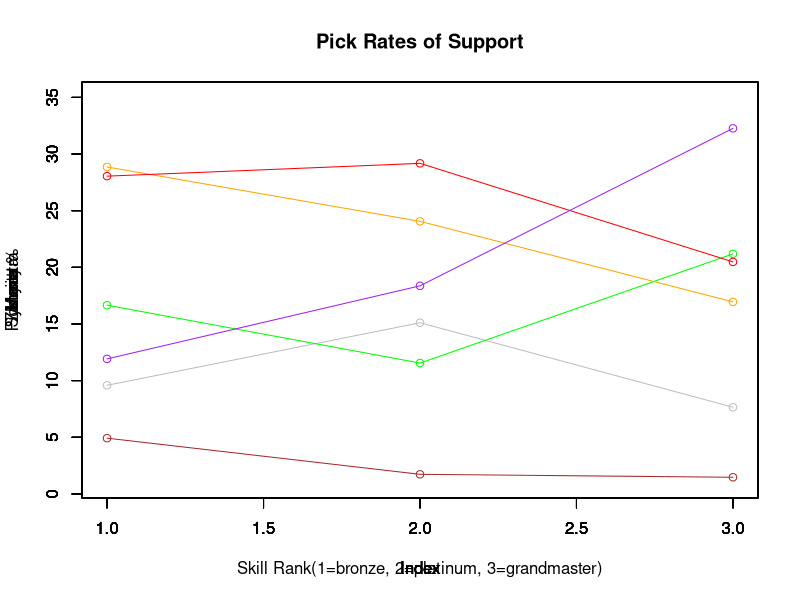

Write R code to recreate this figure.
Ana<-c(9.59,15.11, 7.65)
Lucio<-c(16.66,	11.55, 21.19)
Mercy<-c(28.86, 24.06, 16.95)
Moira<-c(28.05, 29.18, 20.48)
Symmetra<-c(4.92, 1.73, 1.47)
Zenyatta<-c(11.92, 18.37, 32.27)

plot(Ana, col="grey",ylim=c(1,35),xlab="Skill Rank(1=bronze, 2=platinum, 3=grandmaster)",ylab="Pick rate %",main="Pick Rates of Support" )
lines(Ana, type = "l", col ="grey")
par(new=TRUE)
plot(Lucio, col="green",ylim=c(1,35))
lines(Lucio, type = "l", col = "green")
par(new=TRUE)
plot(Mercy,col="orange",ylim=c(1,35))
lines(Mercy, type = "l", col = "orange")
par(new=TRUE)
plot(Moira,col="red",ylim=c(1,35))
lines(Moira, type = "l", col = "red")
par(new=TRUE)
plot(Symmetra,col="brown",ylim=c(1,35))
lines(Symmetra, type = "l", col = "brown")
par(new=TRUE)
plot(Zenyatta,col="purple",ylim=c(1, 35))
lines(Zenyatta, type = "l", col = "purple")

